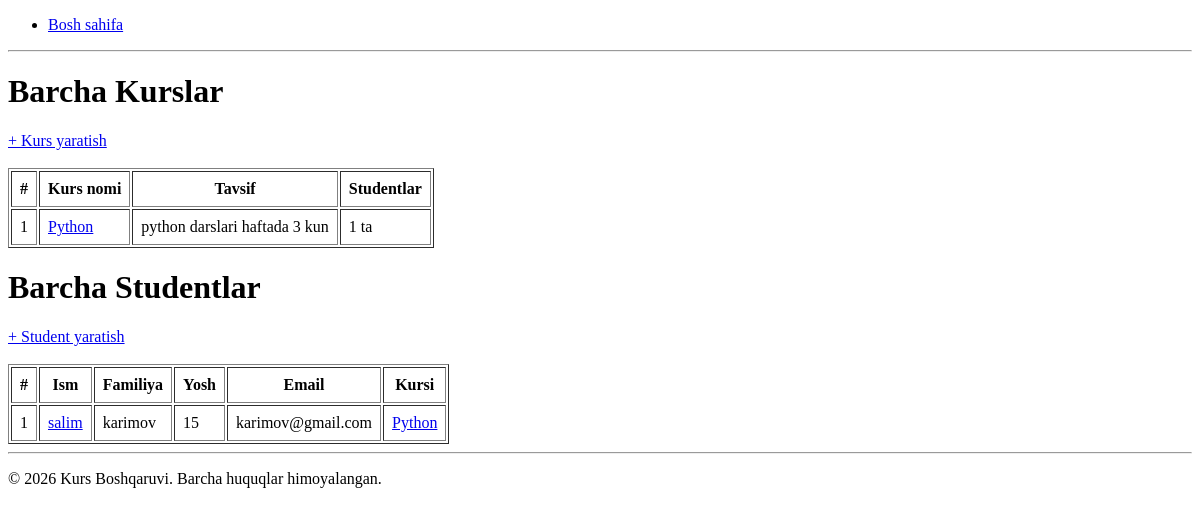
Before: / with the older database file.
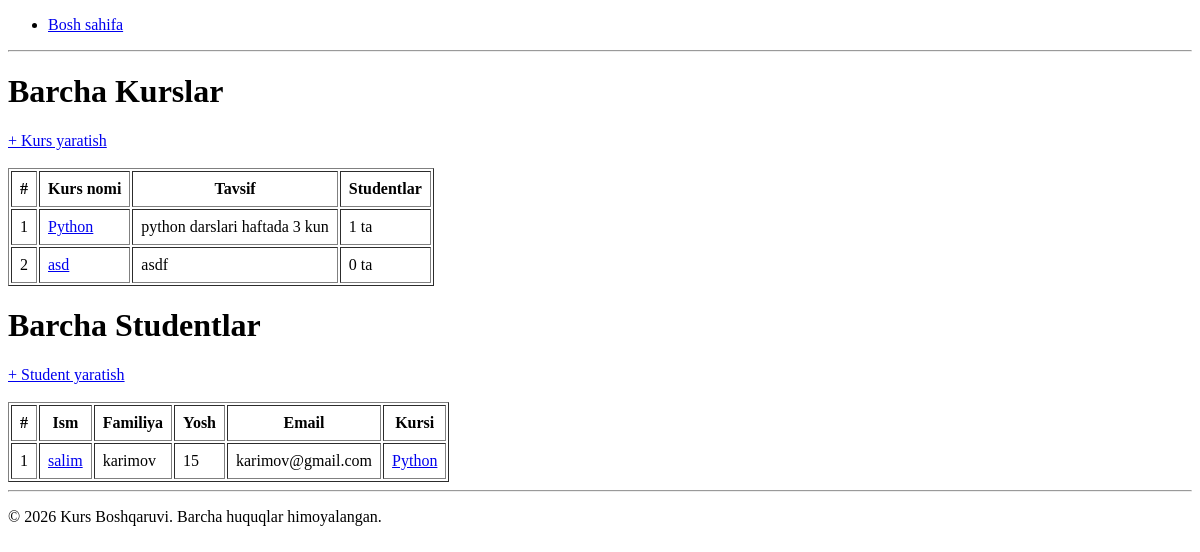
After: the same page with the newer database file.
### main/models.py (models this page shows, shortened)
class Course(models.Model):
    name = models.CharField(max_length=200)
    description = models.TextField(blank=True)

class Student(models.Model):
    first_name = models.CharField(max_length=100)
    last_name = models.CharField(max_length=100)
    age = models.PositiveIntegerField()
    email = models.EmailField(unique=True)
    course = models.ForeignKey(Course, on_delete=models.CASCADE, related_name='students')

### main/views.py (the view)
def index(request):
    courses = Course.objects.all()
    students = Student.objects.select_related('course').all()
    context = {
        'courses': courses,
        'students': students,
    }
    return render(request, 'main/index.html', context)

### templates/main/index.html (shortened to what this page needs)
{% extends 'base.html' %}
{% block content %}
<h1>Barcha Kurslar</h1>
<a href="{% url 'course_create' %}">+ Kurs yaratish</a>
<br><br>
<table border="1" cellpadding="8">
    <thead>
        <tr>
            <th>#</th>
            <th>Kurs nomi</th>
            <th>Tavsif</th>
            <th>Studentlar</th>
        </tr>
    </thead>
    <tbody>
        {% for course in courses %}
        <tr>
            <td>{{ forloop.counter }}</td>
            <td>
                <a href="{% url 'course_students' course.id %}">{{ course.name }}</a>
            </td>
            <td>{{ course.description|default:"—" }}</td>
            <td>{{ course.students.count }} ta</td>
        </tr>
        {% empty %}
        <tr>
            <td colspan="4">Hech qanday kurs mavjud emas.</td>
        </tr>
        {% endfor %}
    </tbody>
</table>
<h1>Barcha Studentlar</h1>
<a href="{% url 'student_create' %}">+ Student yaratish</a>
<br><br>
<table border="1" cellpadding="8">
    <thead>
        <tr>
            <th>#</th>
            <th>Ism</th>
            <th>Familiya</th>
            <th>Yosh</th>
            <th>Email</th>
            <th>Kursi</th>
        </tr>
    </thead>
    <tbody>
        {% for student in students %}
        <tr>
            <td>{{ forloop.counter }}</td>
            <td>
                <a href="{% url 'student_detail' student.id %}">{{ student.first_name }}</a>
            </td>
            <td>{{ student.last_name }}</td>
            <td>{{ student.age }}</td>
            <td>{{ student.email }}</td>
            <td>
                <a href="{% url 'course_students' student.course.id %}">{{ student.course.name }}</a>
            </td>
        </tr>
        {% empty %}
        <tr>
            <td colspan="6">Hech qanday student mavjud emas.</td>
        </tr>
        {% endfor %}
    </tbody>
</table>
{% endblock content %}

### templates/base.html
<!DOCTYPE html>
<html lang="uz">
{% include 'partials/head.html' %}
<body>
    {% include 'partials/navbar.html' %}
    <main>
        {% block content %}
        {% endblock content %}
    </main>
    {% include 'partials/footer.html' %}
</body>
</html>

### templates/partials/head.html (shortened to what this page needs)
<head>
</head>

### templates/partials/navbar.html
<nav>
    <ul>
        <li><a href="{% url 'index' %}">Bosh sahifa</a></li>
    </ul>
</nav>
<hr>

### templates/partials/footer.html
<hr>
<footer>
    <p>&copy; 2026 Kurs Boshqaruvi. Barcha huquqlar himoyalangan.</p>
</footer>

Changed rows visible on the page:
added Course: name "asd", description "asdf", students.count "0"
